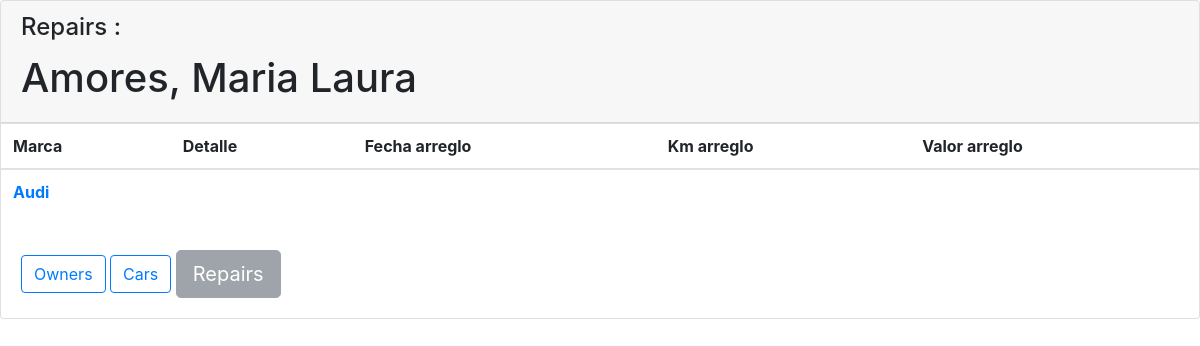
The page /workshop/cars/repairs/2/ on the database as committed earlier.
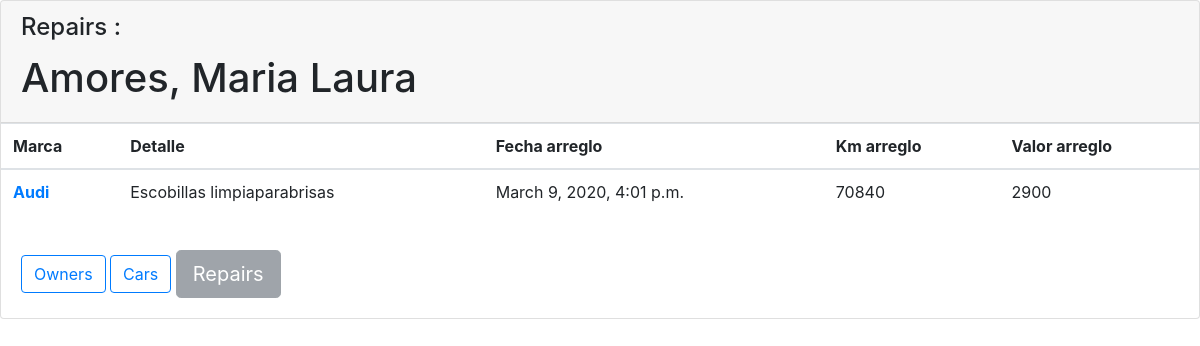
The same page on the database as committed later.
### workshop/models.py (models this page shows, shortened)
class Brand(models.Model):
    owner           = models.ForeignKey(Owner, on_delete=models.CASCADE)
    brandName       = models.CharField(max_length=30)

class Repair(models.Model):
    model           = models.ForeignKey(Model, on_delete=models.CASCADE)
    detail          = models.CharField(max_length=30)
    date_reg        = models.DateTimeField(auto_now_add=True)
    km_repair       = models.CharField(max_length=10)
    cost            = models.CharField(max_length=10)

### workshop/views.py (the view)
# urls.py: path('cars/repairs/<int:owner_id>/', views.repairs, name='repairs'),
def repairs(request, owner_id):
    owner   = get_object_or_404(Owner, pk=owner_id)
    brand   = get_object_or_404(Brand, pk=owner_id)
    model   = get_object_or_404(Model, pk=owner_id)
    repair  = get_object_or_404(Repair, pk=owner_id)
    latest_repairs_list = Repair.objects.order_by('model')[:]
    latest_models_list  = Model.objects.order_by('brand')[:]
    context = { 'owner' : owner,
                'brand' : brand,
                'model' : model,
                'repair': repair,
                'latest_repairs_list' : latest_repairs_list,
                'latest_models_list'  : latest_models_list
                }
    return render(request, 'workshop/repair.html', context)

### workshop/templates/workshop/repair.html (shortened to what this page needs)
{% load bootstrap4 %}
{% bootstrap_css %}
<div class="card">
    <div class="card-header text-left" style="margin-bottom:0">
        <h4 class="card-title">Repairs :</h4>
        <h1>{{ owner.surname }}, {{ owner.name }}</h1>
    </div>
<table class="table">
  <thead>
    <tr>
      <th scope="col">Marca</th>
      <th scope="col">Detalle</th>
      <th scope="col">Fecha arreglo</th>
      <th scope="col">Km arreglo</th>
      <th scope="col">Valor arreglo</th>
    </tr>
  </thead>
  <tbody>
{% for owner in owner.brand_set.all %}
    <tr>
    <th scope="row">
        <a href="{% url 'workshop:repairs' owner.id %}">
            {{ owner.brandName }}
        </a>
    </th>
    {% for brand in brand.model_set.all %}
        {% for repair in latest_repairs_list %}
            {% for model in latest_models_list %}
                {% if model.id == repair.model_id and model.brand_id == owner.id %}
        <td>
                    {{ repair.detail }}
        </td>
        <td>
                    {{ repair.date_reg }}
        </td>
        <td>
                    {{ repair.km_repair }}
        </td>
        <td>
                    {{ repair.cost }}
        </td>
    </tr>
                {% endif %}
            {% endfor %}
        {% endfor %}
    {% endfor %}
{% endfor %}
  </tbody>
</table>
    <div class="card-body">
                <a href="{% url 'workshop:index' %}">
                    <button type="Button" class="btn btn-outline-primary">Owners</button>
                </a>
                <a href="{% url 'workshop:brands' owner.id %}">
                    <button type="button" class="btn btn-outline-primary">Cars</button>
                </a>
                <button type="button" class="btn btn-secondary btn-lg" disabled>Repairs</button>
    </div>
</div>

Rows that differ between the two databases and show on the page:
added Repair: detail "Escobillas limpiaparabrisas", date_reg "March 9, 2020, 4:01 p.m.", km_repair "70840", cost "2900"
